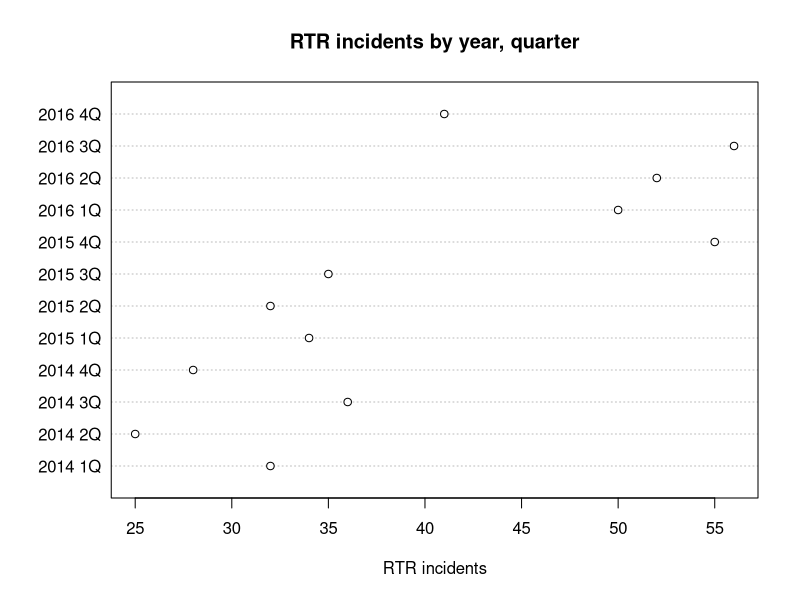
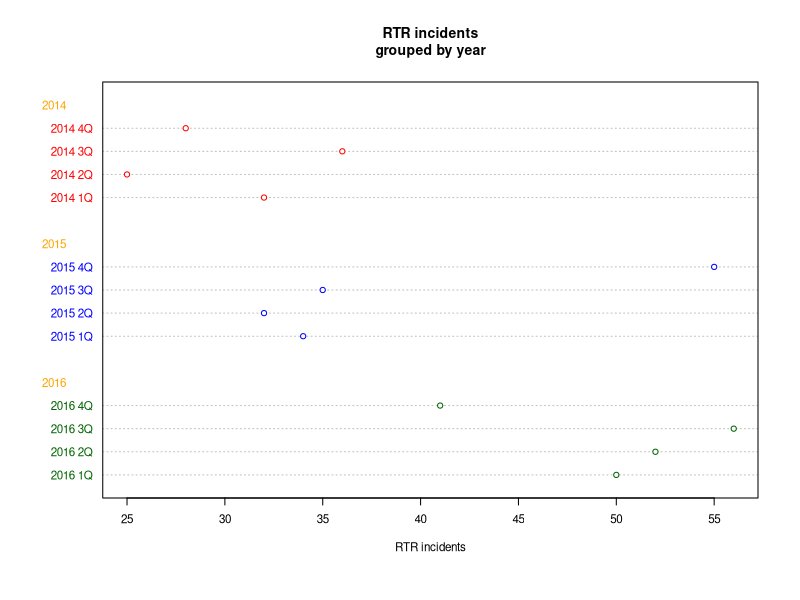

Recreate these plots in R, in order.
# Continuing to work with the RTR data
library(readr)
df <- read_csv("dfCrime.csv")

# notice we loaded in the version of the data with the years column
# Let's get the colummn names
names(df)

# Simple Dotplot - what is CEX? Seems to have something to do
# with type size.
# dotchart(data we want, labels = the column we want to use
# to label the data, cex=type size?, main=Title text, 
# xlab= label for the x axis
dotchart(df$Total_RTR_incidents,labels=df$Year_Quarter,cex=1,
         main="RTR incidents by year, quarter",
         xlab="RTR incidents")


# Dotplot: Grouped, Sorted and Colored
x <- df[order(df$Year_Quarter),] # sort and place into new dataframe x
x$years <- factor(x$years) # it must be class of factor
# next we're creating a new column called color and
x$color[x$years==2014] <- "red" # assign red to 2014 rows
x$color[x$years==2015] <- "blue" # assign blue to 2015 rows 
x$color[x$years==2016] <- "darkgreen" # assign etc
# creates the plot, groups items by years, colors by color
# data, labels, cex, group by the years column,
# gcolor is the color of the years label 
# color for each year is from the color column
dotchart(x$Total_RTR_incidents,labels=x$Year_Quarter,cex=.7,groups= x$years,
         main="RTR incidents\ngrouped by year",
         xlab="RTR incidents", gcolor="Orange", color=x$color) 


